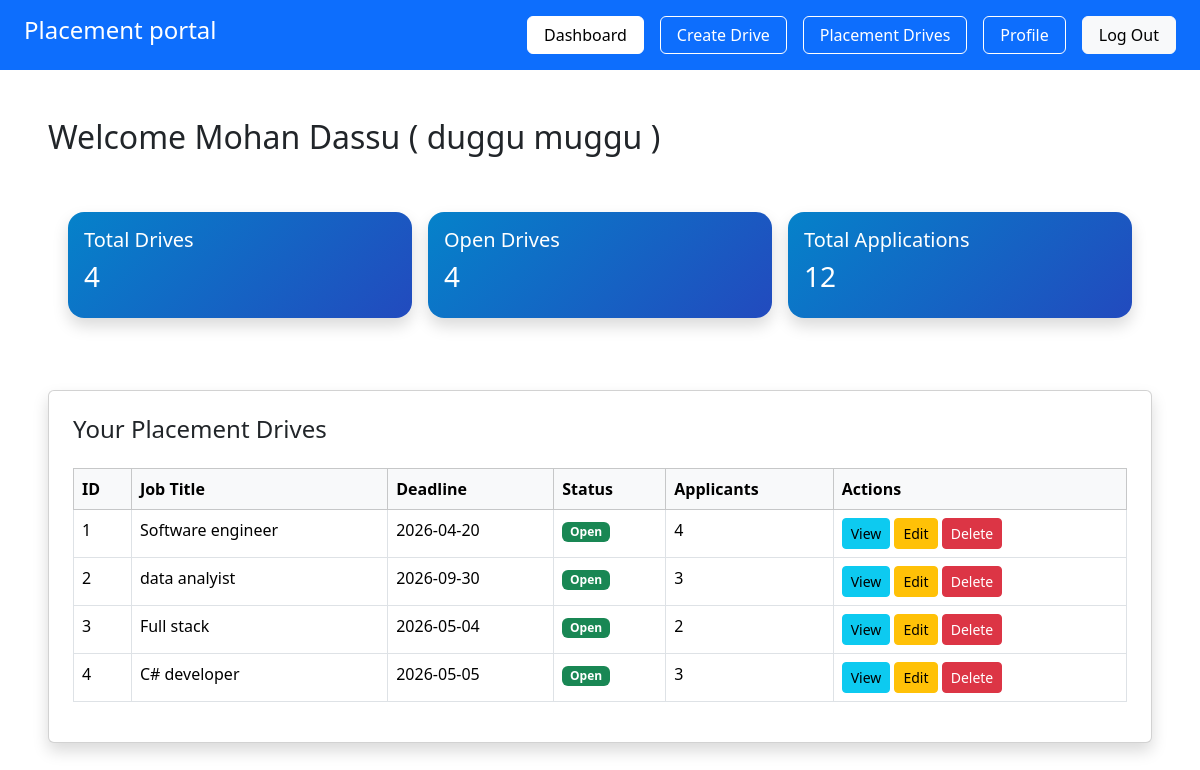
The page /company/dashboard (signed in) on the database as committed earlier.
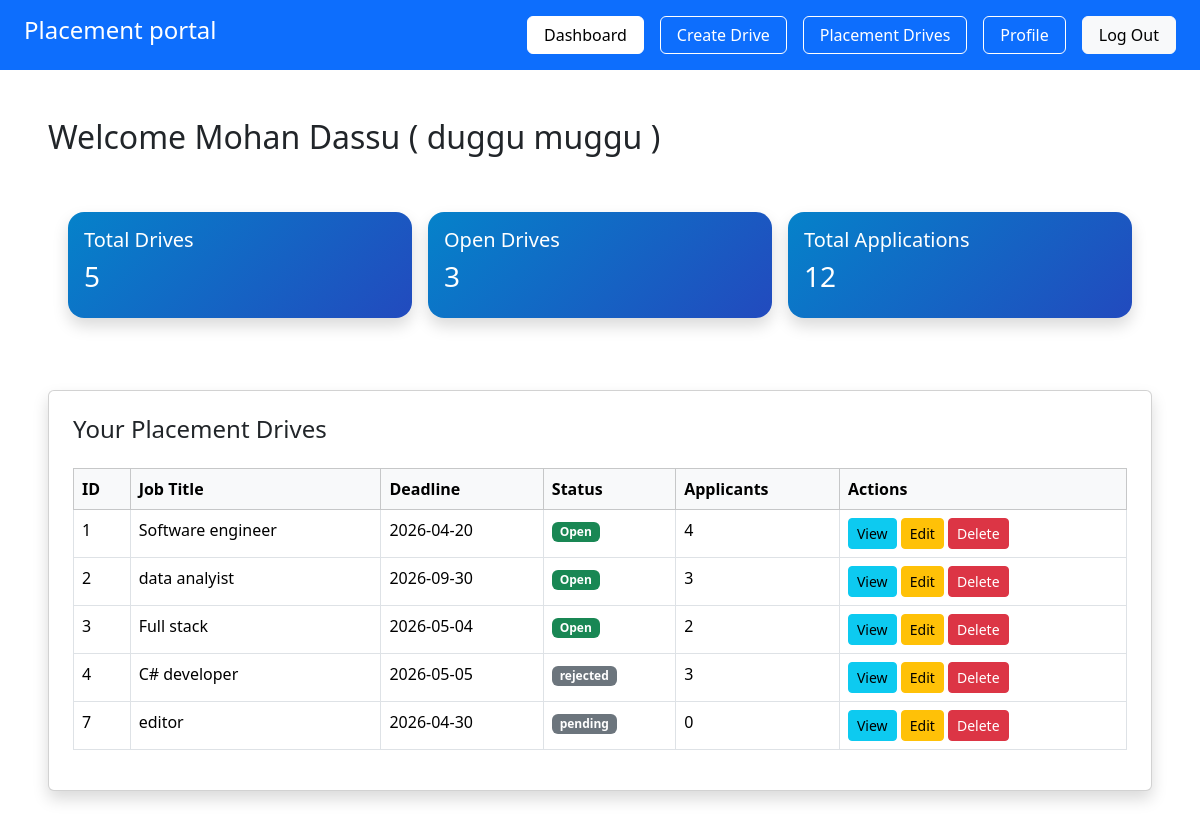
The same page on the database as committed later.
### app/models.py (models this page shows, shortened)
class PlacementDrive(db.Model):
     __tablename__ = "placement_drives"
     id = db.Column(db.Integer, primary_key=True)
     company_id = db.Column(db.Integer, db.ForeignKey("companies.id"), nullable=False)
     job_title = db.Column(db.String(150), nullable=False )
     description = db.Column(db.Text)
     eligibility= db.Column(db.String(200))
     deadline = db.Column(db.Date)
     status = db.Column(db.String(20) , default = 'pending')
     created_at  = db.Column(db.DateTime, default=datetime.utcnow)
     company= db.relationship('Company', backref='drives')
     @property
     def is_expired(self):
        if self.deadline:
            return date.today() > self.deadline
        return False
     def auto_close(self):
        if self.is_expired and self.status == 'open':
            self.status = 'closed'

### app/company/routes.py (the view)
@company.route('/company/dashboard')
@login_required
def c_company():
    if current_user.role != "company":
        return "Unauthorized", 403
    if not current_user.company:
        return "Company profile not found", 404
    comp = current_user.company
    drives = comp.drives
    total_drives = len(drives)
    open_drives = len([d for d in drives if d.status == 'open'])
    total_applications = sum(len(d.applications) for d in drives)
    for drive in comp.drives:
        drive.auto_close()
    db.session.commit()
    return render_template(
        'company/c_dashboard.html',
        comp=comp,
        drives=drives,
        total_drives=total_drives,
        open_drives=open_drives,
        total_applications=total_applications
    )

### app/__init__.py (called while the page is built)
@login_manager.user_loader
def load_user(user_id):
    from app.models import User
    return User.query.get(int(user_id))

### app/templates/company/c_dashboard.html
{% extends 'base.html' %}
{% block content %}
<div class="p-5  bg-opacity-25 ">
          {% if comp %}
               <h3 class="fs-2">Welcome {{comp.hr_name}} ( {{ comp.company_name }} )  </h3>
          {% else %}
               <h3>No Company Found</h3>
          {% endif %}
     <div class=" p-4 rounded-4 mt-4 " >
          <div class="row g-4 pt-2 ">
          <div class="col g-3 pt-2">
               <div class="card text-white shadow rounded-4 border-0 card-body" style="background: linear-gradient(135deg,#0582ca,#224abe);" >
                    <h5>Total Drives</h5>
                    <h3>{{ total_drives }}</h3>
               </div>
          </div>
          <div class="col g-3 pt-2">
               <div class="card text-white shadow rounded-4 border-0 card-body" style="background: linear-gradient(135deg,#0582ca,#224abe);">
                    <h5>Open Drives</h5>
                    <h3>{{ open_drives }}</h3>
               </div>
          </div>
          <div class="col g-3 pt-2">
               <div class="card text-white shadow rounded-4 border-0 card-body" style="background: linear-gradient(135deg,#0582ca,#224abe);" >
                    <h5>Total Applications</h5>
                    <h3>{{ total_applications }}</h3>
               </div>
          </div>
          </div>
     </div>
          {% include 'company/drive_table.html'   %}
</div>
{% endblock %}

### app/templates/company/drive_table.html
    <div class="card shadow p-4 mt-5">
    <h4>Your Placement Drives</h4>
    {% if drives %}
        <table class="table table-bordered table-hover mt-3">
            <thead class="table-light">
                <tr>
                    <th>ID</th>
                    <th>Job Title</th>
                    <th>Deadline</th>
                    <th>Status</th>
                    <th>Applicants</th>
                    <th>Actions</th>
                </tr>
            </thead>
            <tbody>
                {% for drive in drives %}
                <tr>
                    <td>{{ drive.id }}</td>
                    <td>{{ drive.job_title }}</td>
                    <td>{{ drive.deadline }}</td>
                    <td>
                        {% if drive.status == "open" %}
                            <span class="badge bg-success">Open</span>
                        {% elif drive.status == "closed" %}
                            <span class="badge bg-danger">Closed</span>
                        {% else %}
                            <span class="badge bg-secondary">{{ drive.status }}</span>
                        {% endif %}
                    </td>
                    <td>{{ drive.applications|length }}</td>
                    <td>
                        <a href="{{ url_for('company.view_application', id=drive.id) }}" class="btn btn-info btn-sm">
                            View
                        </a>
                        <a href="{{ url_for('company.edit_drive', id=drive.id) }}" class="btn btn-warning btn-sm">
                            Edit
                        </a>
                        <form action="/company/delete-drive/{{ drive.id }}"  method="POST" style="display:inline;">
                            <button type="submit" class="btn btn-danger btn-sm" onclick="return confirm('Are you sure?')">
                                Delete
                            </button>
                        </form>
                    </td>
                </tr>
                {% endfor %}
            </tbody>
        </table>
    {% else %}
        <p class="text-muted mt-3">No placement drives created yet.</p>
    {% endif %}
</div>

Rows that differ between the two databases and show on the page:
changed PlacementDrive "C# developer": status (not shown) → "rejected"; no longer shows "Open"
added PlacementDrive: id "7", job_title "editor", deadline "2026-04-30", status "pending", applications|length "0"
Other text that changed with them:
{{ total_drives }}: "4" → "5"
{{ open_drives }}: "4" → "3"
